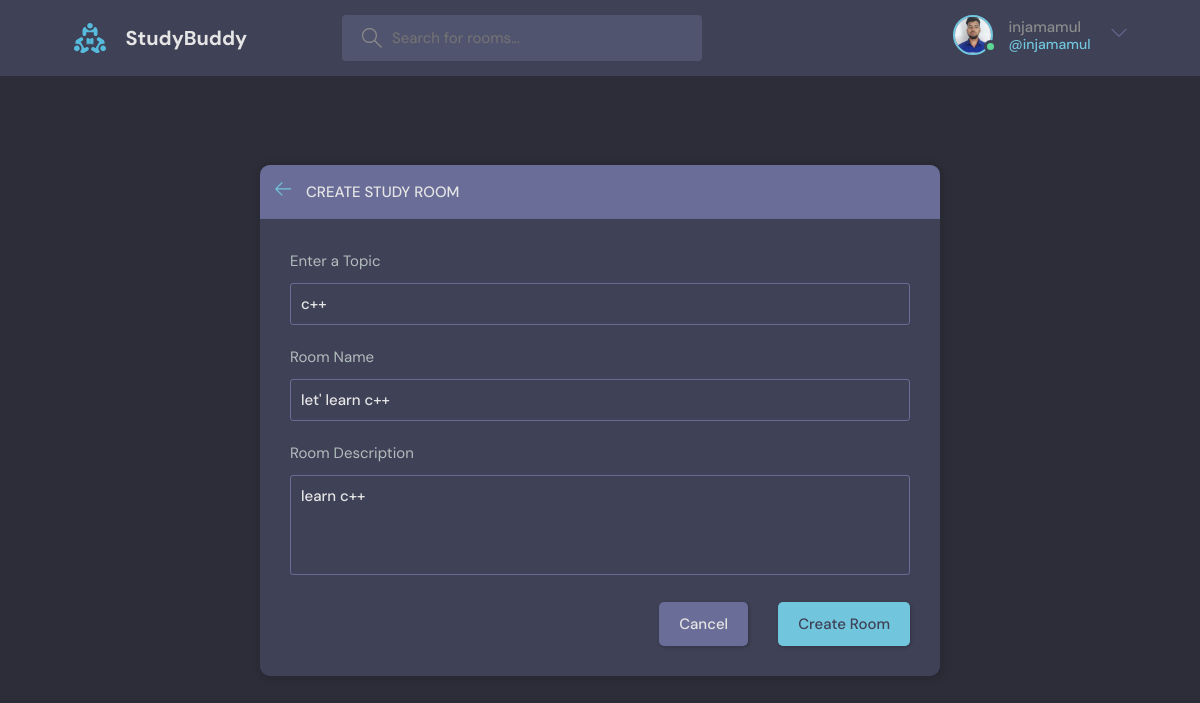
Page /update-room/2/ (signed in) on the committed database.
### base/models.py (models this page shows, shortened)
class User(AbstractUser):
    name = models.CharField(max_length=200, null=True)
    email = models.EmailField(unique=True, null=True)
    bio = models.TextField(null=True)
    avatar = models.ImageField(null=True, default="avatar.svg")
    USERNAME_FIELD = 'email'
    REQUIRED_FIELDS = []

class Room(models.Model):
    host = models.ForeignKey(User, on_delete=models.SET_NULL, null=True)
    topic = models.ForeignKey(Topic, on_delete=models.SET_NULL, null=True)
    name = models.CharField(max_length=200)
    description = models.TextField(null=True, blank=True)
    participants =  models.ManyToManyField(User, related_name='participants', blank=True)
    updated = models.DateTimeField(auto_now=True)
    created = models.DateTimeField(auto_now_add=True)
    class Meta:
        ordering = ['-updated', '-created']

class Topic(models.Model):
    name = models.CharField(max_length=200)

### base/views.py (the view, shortened to what this page needs)
# urls.py: path('update-room/<str:pk>/', views.updateRoom, name="update-room"),
@login_required(login_url='login')
def updateRoom(request, pk):
    room = Room.objects.get(id=pk)
    form = RoomForm(instance=room)
    topics = Topic.objects.all()
    if request.user != room.host:
        return HttpResponse("You are not allowed hear to edit !!")
    context = {'form':form, "topics":topics, 'room':room}
    return render(request, 'room_form.html', context)

### base/forms.py
class RoomForm(ModelForm):
    class Meta:
        model = Room
        fields = '__all__'
        exclude = ['host', 'participants']

### templates/room_form.html (shortened to what this page needs)
{% include 'main.html' %}
  <main class="create-room layout">
    <div class="container">
      <div class="layout__box">
        <div class="layout__boxHeader">
          <div class="layout__boxTitle">
            <a href="{% url 'home' %}">
              <svg version="1.1" xmlns="http://www.w3.org/2000/svg" width="32" height="32" viewBox="0 0 32 32">
                <title>arrow-left</title>
                <path
                  d="M13.723 2.286l-13.723 13.714 13.719 13.714 1.616-1.611-10.96-10.96h27.625v-2.286h-27.625l10.965-10.965-1.616-1.607z">
                </path>
              </svg>
            </a>
            <h3>Create Study Room</h3>
          </div>
        </div>
        <div class="layout__body">
          <form class="form" action="" method=POST>
            <div class="form__group">
              <label for="room_topic">Enter a Topic</label>
              <input required value="{{room.topic.name}}" name="topic" type="text" placeholder="E.g. Mastering Python + Django" list="topic-list" />
            </div>
            <div class="form__group">
              <label for="room_name">Room Name</label>
              {{form.name}}
            </div>
            <div class="form__group">
              <label for="room_description">Room Description</label>
              {{form.description}}
            </div>
            <div class="form__action">
              <a class="btn btn--dark" href="index.html">Cancel</a>
              <button class="btn btn--main" type="submit">Create Room</button>
            </div>
          </form>
        </div>
      </div>
    </div>
  </main>

### templates/navbar.html (shortened to what this page needs)
{% load static %}
<header class="header header--loggedIn">
    <div class="container">
      <a href="{% url 'home' %}" class="header__logo">
        <img src="{% static 'images/logo.svg' %}" />
        <h1>StudyBuddy</h1>
      </a>
      <form class="header__search", method="GET" action="{% url 'home' %}">
        <label>
          <input name="q" placeholder="Search for rooms..." />
        </label>
      </form>
      <nav class="header__menu">
        {% if request.user.is_authenticated %}
        <div class="header__user">
          <a href="{% url 'user-profile' user.id %}">
            <div class="avatar avatar--medium active">
              <img src="{{request.user.avatar.url}}" />
            </div>
            <p>{{request.user.username}}<span>@{{request.user.username}}</span></p>
          </a>
          <button class="dropdown-button">
            <svg version="1.1" xmlns="http://www.w3.org/2000/svg" width="32" height="32" viewBox="0 0 32 32">
              <title>chevron-down</title>
              <path d="M16 21l-13-13h-3l16 16 16-16h-3l-13 13z"></path>
            </svg>
          </button>
        </div>
        {% else %}
        <a href="{% url 'login' %}">
          <img src="{% static 'images/avatar.svg' %}" />
          <p>Login</p>
        </a>
        {% endif %}
      </nav>
    </div>
  </header>

### rows in the picture
User: user.avatar (picture), user.username "injamamul"
Room: topic "c++", name "let' learn c++", description "learn c++"
